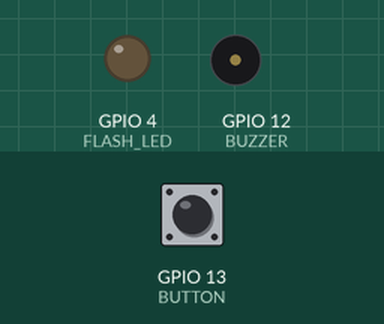
A sketch run on a simulated ESP32. Shown: output pins drawn as LEDs (lit = HIGH), buzzer (waves = sounding). The inputs (shaded band) are chosen by the test bench; at power-on: GPIO 13 (BUTTON) HIGH. WiFi joins after 1.5 s; servers stay silent unless stated; the camera gives no picture; web services answer with replies made up by the test bench; what the sketch prints to the serial monitor is not drawn.

Above: at 4.6 s.
4.7 s: GPIO 13 (BUTTON) pulled LOW for 0.15 s
At 6.32 s:
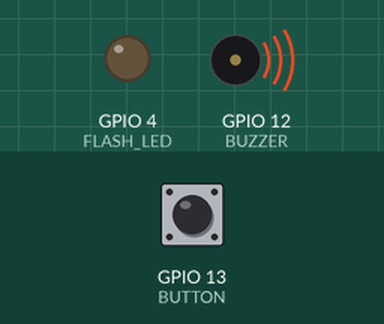
9.9 s: GPIO 13 (BUTTON) pulled LOW for 1 s
At 11.98 s:
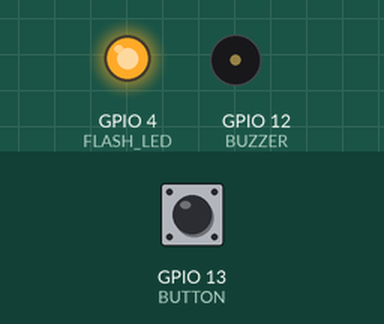
13.2 s: GPIO 13 (BUTTON) pulled LOW for 3.2 s
At 16.4 s:
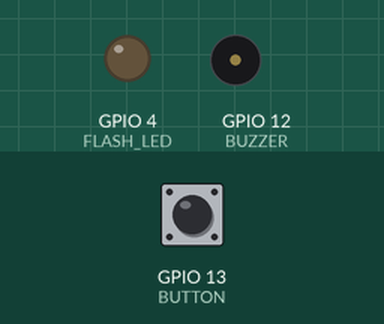
Timing chart, 0 to 17.9 s (numbered marks = the images above; inputs shaded):
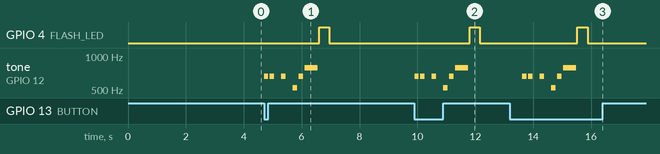

Measured:
- after the input at 4.7 s, GPIO 4 (FLASH_LED): LOW → HIGH after 1.9 s, → LOW 0.36 s later; tone on GPIO 12 (BUZZER): plays 659 Hz for 0.15 s, 659 Hz for 0.15 s, 659 Hz for 0.15 s, 523 Hz for 0.15 s, 659 Hz for 0.15 s, 784 Hz for 0.45 s, starting at once
- after the input at 9.9 s, GPIO 4 (FLASH_LED): LOW → HIGH after 1.9 s, → LOW 0.36 s later; tone on GPIO 12 (BUZZER): plays 659 Hz for 0.15 s, 659 Hz for 0.15 s, 659 Hz for 0.15 s, 523 Hz for 0.15 s, 659 Hz for 0.15 s, 784 Hz for 0.45 s, starting at once
- after the input at 13.2 s, GPIO 4 (FLASH_LED): LOW → HIGH after 2.3 s, → LOW 0.36 s later; tone on GPIO 12 (BUZZER): plays 659 Hz for 0.15 s, 659 Hz for 0.15 s, 659 Hz for 0.15 s, 523 Hz for 0.15 s, 659 Hz for 0.15 s, 784 Hz for 0.45 s, starting after 0.43 s

The sketch:

Smart_DoorBell_ESP32_CAM.ino
```cpp
//Αντώνης Τσίγγερης
//Smart DoorBell ESP32_CAM
#include <WiFi.h>
#include <WiFiClientSecure.h>
#include "soc/soc.h"
#include "soc/rtc_cntl_reg.h"
#include "esp_camera.h"
#include <UniversalTelegramBot.h>
#include <ArduinoJson.h>

//  σύνδεση στο Wi-Fi δίκτυο
const char* ssid = "*******";
const char* password = "*******";

// Πληροφορίες για το Telegram Bot (Chat ID και Token)
String chatId = "*******";
String BOTtoken = "*******";

// Μεταβλητές για εσωτερική χρήση
bool sendPhoto = false;             // Αν οριστεί σε true, αποστέλλεται φωτογραφία
bool flashEnabled = true;          // Αν ενεργοποιηθεί, το φλας θα ανάψει κατά τη λήψη φωτογραφίας
int ringtone = 0;                  // Επιλογή μελωδίας για τον ήχο κουδουνιού

WiFiClientSecure clientTCP;
UniversalTelegramBot bot(BOTtoken, clientTCP);

// Ορισμός των GPIO ακίδων
#define BUTTON 13
#define FLASH_LED 4
#define BUZZER 12

// Ορισμός των GPIO που χρησιμοποιεί η κάμερα AI-THINKER
#define PWDN_GPIO_NUM     32
#define RESET_GPIO_NUM    -1
#define XCLK_GPIO_NUM      0
#define SIOD_GPIO_NUM     26
#define SIOC_GPIO_NUM     27
#define Y9_GPIO_NUM       35
#define Y8_GPIO_NUM       34
#define Y7_GPIO_NUM       39
#define Y6_GPIO_NUM       36
#define Y5_GPIO_NUM       21
#define Y4_GPIO_NUM       19
#define Y3_GPIO_NUM       18
#define Y2_GPIO_NUM        5
#define VSYNC_GPIO_NUM    25
#define HREF_GPIO_NUM     23
#define PCLK_GPIO_NUM     22

// Μεταβλητές για συγχρονισμό με Telegram
const unsigned long BOT_MTBS = 1000;  // Καθυστέρηση για ανάκτηση νέων μηνυμάτων
unsigned long bot_lasttime;

void handleNewMessages(int numNewMessages);   // Συνάρτηση διαχείρισης μηνυμάτων
String sendPhotoTelegram();                   // Συνάρτηση αποστολής φωτογραφίας

// Συνάρτηση αναπαραγωγής μελωδίας μέσω του buzzer
void playRingtone() {
  int melody1[] = {659, 659, 0, 659, 0, 523, 659, 784};
  int duration1[] = {150, 150, 150, 150, 150, 150, 150, 450};

  int melody2[] = {880, 880, 880, 0, 880, 0, 880, 880};
  int duration2[] = {300, 300, 300, 150, 300, 150, 300, 450};

  if (ringtone == 0) {
    for (int i = 0; i < sizeof(melody1)/sizeof(int); i++) {
      if (melody1[i]) tone(BUZZER, melody1[i]);
      delay(duration1[i]);
      noTone(BUZZER);
      delay(50);
    }
  } else {
    for (int i = 0; i < sizeof(melody2)/sizeof(int); i++) {
      if (melody2[i]) tone(BUZZER, melody2[i]);
      delay(duration2[i]);
      noTone(BUZZER);
      delay(50);
    }
  }
}

// Συνάρτηση αποστολής φωτογραφίας στο Telegram
String sendPhotoTelegram() {
  const char* myDomain = "api.telegram.org";
  String getAll = "";
  String getBody = "";

  camera_fb_t * fb = NULL;

  // Αν το φλας είναι ενεργό, ενεργοποίησέ το πριν τη λήψη
  if (flashEnabled) {
    digitalWrite(FLASH_LED, HIGH);
    delay(150);
  }

  fb = esp_camera_fb_get();  // Λήψη φωτογραφίας

  if (flashEnabled) {
    delay(150);
    digitalWrite(FLASH_LED, LOW);
  }

  if(!fb) {
    Serial.println("Camera capture failed");
    bot.sendMessage(chatId, " Αποτυχία λήψης φωτογραφίας. Κάνω επανεκκίνηση...", "");
    delay(1000);
    ESP.restart();
    return "Camera capture failed";
  }

  Serial.println("Connect to " + String(myDomain));

  // Δημιουργία σύνδεσης με Telegram
  if (clientTCP.connect(myDomain, 443)) {
    Serial.println("Connection successful");

    // Δημιουργία HTTP multipart μηνύματος με τη φωτογραφία
    String head = "--IotCircuitHub\r\nContent-Disposition: form-data; name=\"chat_id\"; \r\n\r\n" + chatId + "\r\n--IotCircuitHub\r\nContent-Disposition: form-data; name=\"photo\"; filename=\"esp32-cam.jpg\"\r\nContent-Type: image/jpeg\r\n\r\n";
    String tail = "\r\n--IotCircuitHub--\r\n";

    uint16_t imageLen = fb->len;
    uint16_t extraLen = head.length() + tail.length();
    uint16_t totalLen = imageLen + extraLen;

    // Αποστολή HTTP αιτήματος POST στο Telegram
    clientTCP.println("POST /bot"+BOTtoken+"/sendPhoto HTTP/1.1");
    clientTCP.println("Host: " + String(myDomain));
    clientTCP.println("Content-Length: " + String(totalLen));
    clientTCP.println("Content-Type: multipart/form-data; boundary=IotCircuitHub");
    clientTCP.println();
    clientTCP.print(head);

    // Αποστολή δεδομένων της εικόνας σε κομμάτια
    uint8_t *fbBuf = fb->buf;
    size_t fbLen = fb->len;
    for (size_t n=0; n<fbLen; n=n+1024) {
      if (n+1024<fbLen) {
        clientTCP.write(fbBuf, 1024);
        fbBuf += 1024;
      } else {
        size_t remainder = fbLen%1024;
        clientTCP.write(fbBuf, remainder);
      }
    }

    clientTCP.print(tail);
    esp_camera_fb_return(fb);  // Επιστροφή του frame buffer

    // Περιμένει για απάντηση από το Telegram
    int waitTime = 5000;
    long startTimer = millis();
    boolean state = false;

    while ((startTimer + waitTime) > millis()) {
      Serial.print(".");
      delay(100);
      while (clientTCP.available()) {
        char c = clientTCP.read();
        if (c == '\n') {
          if (getAll.length() == 0) state = true;
          getAll = "";
        } else if (c != '\r') {
          getAll += String(c);
        }
        if (state == true) {
          getBody += String(c);
        }
        startTimer = millis();
      }
      if (getBody.length() > 0) break;
    }
    clientTCP.stop();
    Serial.println(getBody);
  } else {
    getBody = "Connected to api.telegram.org failed.";
    Serial.println("Connected to api.telegram.org failed.");
    bot.sendMessage(chatId, " Αποτυχία σύνδεσης στο Telegram. Επανεκκίνηση...", "");
    delay(1000);
    ESP.restart();
  }

  return getBody;
}

// Συνάρτηση διαχείρισης εισερχόμενων μηνυμάτων από Telegram
void handleNewMessages(int numNewMessages){
  Serial.print("Handle New Messages: ");
  Serial.println(numNewMessages);

  for (int i = 0; i < numNewMessages; i++){
    String chat_id = String(bot.messages[i].chat_id);
    if (chat_id != chatId){
      bot.sendMessage(chat_id, "Unauthorized user", "");
      continue;
    }

    String text = bot.messages[i].text;
    Serial.println(text);

    // Εντολή για λήψη φωτογραφίας
    if (text == "/photo") {
      sendPhoto = true;
      Serial.println("New photo request");
    }

    // Εντολή για αρχικό μήνυμα και οδηγίες
    if (text == "/start"){
      String welcome = "Welcome to the ESP32-CAM DoorBell.\n";
      welcome += "/start - Εμφάνιση Menu\n";
      welcome += "/photo - Λήψη φωτογραφίας\n";
      welcome += "/flash - Ενεργοποίηση/Απενεργοποίηση φλας\n";
      welcome += "/ringtone - Εναλλαγή μελωδίας\n";
      bot.sendMessage(chatId, welcome, "Markdown");
    }

    // Εναλλαγή κατάστασης φλας
    if (text == "/flash") {
      flashEnabled = !flashEnabled;
      String status = flashEnabled ? " Το φλας ΕΝΕΡΓΟΠΟΙΗΘΗΚΕ" : " Το φλας ΑΠΕΝΕΡΓΟΠΟΙΗΘΗΚΕ";
      bot.sendMessage(chatId, status, "");
    }

    // Εναλλαγή μελωδίας κουδουνιού
    if (text == "/ringtone") {
      ringtone = (ringtone + 1) % 2;
      bot.sendMessage(chatId, " Άλλαξα μελωδία!", "");
    }
  }
}

// Συνάρτηση αρχικοποίησης συσκευής ESP32-CAM
void setup(){
  WRITE_PERI_REG(RTC_CNTL_BROWN_OUT_REG, 0);  // Απενεργοποίηση brownout detector
  Serial.begin(115200);
  delay(1000);

  // Ρύθμιση ακίδων
  pinMode(FLASH_LED, OUTPUT);
  pinMode(BUTTON, INPUT_PULLUP);
  pinMode(BUZZER, OUTPUT);
  digitalWrite(BUZZER, LOW);

  // Σύνδεση στο WiFi
  WiFi.mode(WIFI_STA);
  Serial.println();
  Serial.print("Connecting to ");
  Serial.println(ssid);
  WiFi.begin(ssid, password);
  clientTCP.setCACert(TELEGRAM_CERTIFICATE_ROOT);

  while (WiFi.status() != WL_CONNECTED) {
    Serial.print(".");
    delay(500);
  }
  Serial.println();
  Serial.print("ESP32-CAM IP Address: ");
  Serial.println(WiFi.localIP());

  // Διαμόρφωση κάμερας
  camera_config_t config;
  config.ledc_channel = LEDC_CHANNEL_0;
  config.ledc_timer = LEDC_TIMER_0;
  config.pin_d0 = Y2_GPIO_NUM;
  config.pin_d1 = Y3_GPIO_NUM;
  config.pin_d2 = Y4_GPIO_NUM;
  config.pin_d3 = Y5_GPIO_NUM;
  config.pin_d4 = Y6_GPIO_NUM;
  config.pin_d5 = Y7_GPIO_NUM;
  config.pin_d6 = Y8_GPIO_NUM;
  config.pin_d7 = Y9_GPIO_NUM;
  config.pin_xclk = XCLK_GPIO_NUM;
  config.pin_pclk = PCLK_GPIO_NUM;
  config.pin_vsync = VSYNC_GPIO_NUM;
  config.pin_href = HREF_GPIO_NUM;
  config.pin_sscb_sda = SIOD_GPIO_NUM;
  config.pin_sscb_scl = SIOC_GPIO_NUM;
  config.pin_pwdn = PWDN_GPIO_NUM;
  config.pin_reset = RESET_GPIO_NUM;
  config.xclk_freq_hz = 20000000;
  config.pixel_format = PIXFORMAT_JPEG;

  if(psramFound()){
    config.frame_size = FRAMESIZE_UXGA;
    config.jpeg_quality = 10;
    config.fb_count = 2;
  } else {
    config.frame_size = FRAMESIZE_SVGA;
    config.jpeg_quality = 12;
    config.fb_count = 1;
  }

  esp_err_t err = esp_camera_init(&config);
  if (err != ESP_OK) {
    Serial.printf("Camera init failed with error 0x%x", err);
    delay(1000);
    ESP.restart();
  }

  // Μείωση ανάλυσης για ταχύτερη αποστολή
  sensor_t * s = esp_camera_sensor_get();
  s->set_framesize(s, FRAMESIZE_CIF);

  bot.sendMessage(chatId, "Esp32-CAM είναι ενεργό!", "");

  String welcome = "Welcome to the ESP32-CAM DoorBell.\n";
  welcome += "/start - Εμφάνιση Menu\n";
  welcome += "/photo - Λήψη φωτογραφίας\n";
  welcome += "/flash - Ενεργοποίηση/Απενεργοποίηση φλας\n";
  welcome += "/ringtone - Εναλλαγή μελωδίας\n";
  bot.sendMessage(chatId, welcome, "Markdown");
}

// Κύρια επαναλαμβανόμενη λειτουργία
void loop(){
  if (sendPhoto){
    Serial.println("Preparing photo");
    delay(100);
    sendPhotoTelegram();
    sendPhoto = false;
  }

  // Έλεγχος για πάτημα κουμπιού
  if (digitalRead(BUTTON) == LOW) {
    Serial.println(" Button pressed - capturing photo");
    playRingtone();                   // Παίζει ο ήχος
    sendPhotoTelegram();             // Στέλνει φωτογραφία
    bot.sendMessage(chatId,"Κάποιος είναι στην πόρτα σου!");
    sendPhoto = false;
    delay(500);
  }

  // Έλεγχος για νέα μηνύματα από Telegram
  if (millis() - bot_lasttime > BOT_MTBS){
    int numNewMessages = bot.getUpdates(bot.last_message_received + 1);
    while (numNewMessages){
      Serial.println("got response");
      handleNewMessages(numNewMessages);
      numNewMessages = bot.getUpdates(bot.last_message_received + 1);
    }
    bot_lasttime = millis();
  }
}
```
